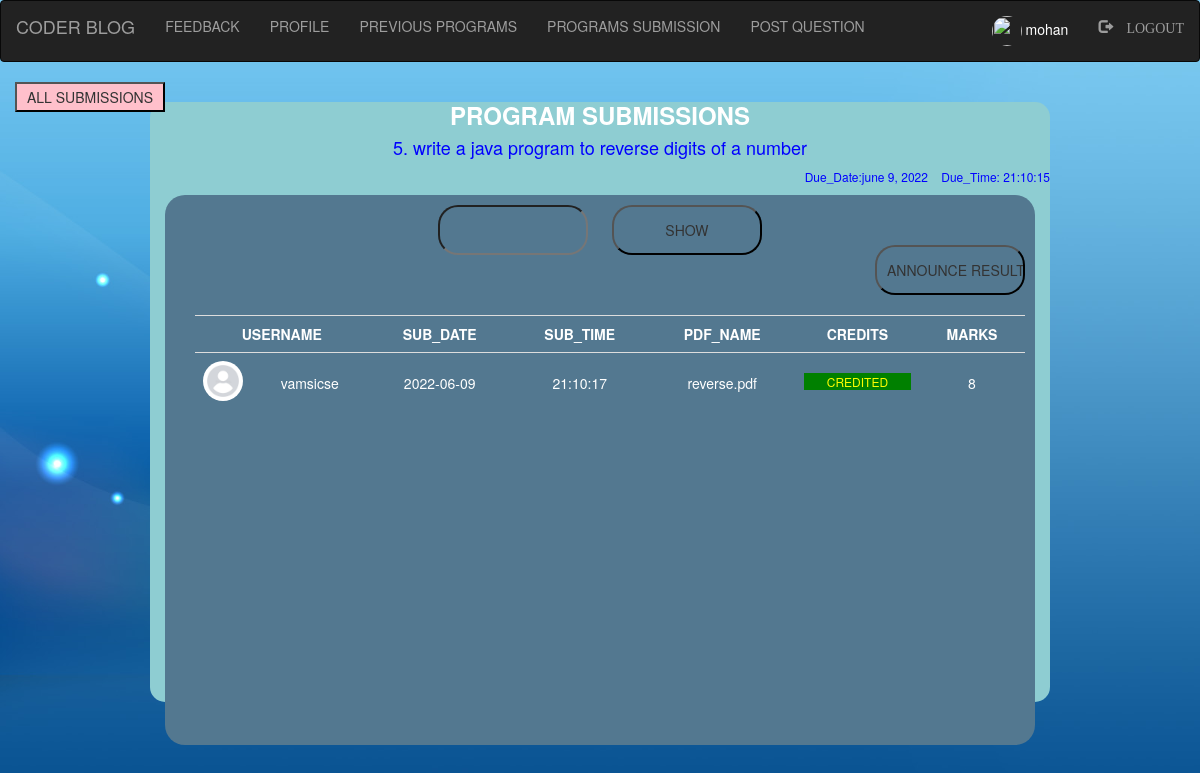
/admin/submitted_answers.php (signed in), run on the app's committed database.
### tables this page shows
CREATE TABLE `post_question` (
  `qno` int(11) NOT NULL,
  `start_date` varchar(15) NOT NULL,
  `start_time` varchar(15) NOT NULL,
  `due_date` varchar(30) NOT NULL,
  `due_time` varchar(15) NOT NULL,
  `question` text NOT NULL,
  `status` int(11) NOT NULL DEFAULT 1,
  `trend` int(11) NOT NULL DEFAULT 1
);

CREATE TABLE `submit_answer` (
  `qno` int(11) NOT NULL,
  `date` varchar(15) NOT NULL,
  `time` varchar(15) NOT NULL,
  `username` varchar(20) NOT NULL,
  `pdfname` varchar(50) NOT NULL,
  `visible` int(11) NOT NULL,
  `marks` float NOT NULL DEFAULT -1,
  `credit` varchar(100) NOT NULL
);

CREATE TABLE `student_login` (
  `first_name` varchar(40) NOT NULL,
  `last_name` varchar(40) NOT NULL,
  `username` varchar(40) NOT NULL,
  `password` varchar(30) NOT NULL,
  `email` varchar(30) NOT NULL,
  `contact` bigint(10) NOT NULL,
  `image` varchar(50) NOT NULL DEFAULT 'user.jpeg'
);

### admin/submitted_answers.php (the view, shortened to what this page needs)
<?php
 include "navbar.php";
 include "../connection.php";
 ?>
 <!DOCTYPE html>
 <!DOCTYPE html>
 <html>
 <head>
 </head>
 <body>
 	<?php
 		if(isset($_SESSION['login_user']) && $_SESSION['id']==1){
 		$question="";
 		$date="";
 		$time="";
 		$qno=0;
 		$sql="SELECT * FROM post_question WHERE trend=1;";
		$res=mysqli_query($db,$sql);
		if($res!=false){
			$row=mysqli_fetch_assoc($res);
			$question=$row['question'];
			$date=$row['due_date'];
			$time=$row['due_time'];
			$qno=$row['qno'];
		}
	?>
 		<div class="all">
				<form method="post">
						<input type="submit" name="submit7" value="ALL SUBMISSIONS">
				</form>
		</div>
 		<div class="left_box">
 			<h3><strong>PROGRAM SUBMISSIONS</strong></h3>
 			<h4>
	 			<?php
	 				echo $qno.". ".$question;
	 			?>
	 		</h4>
	 		<p>
	 			<?php
	 				echo "Due_Date:".$date;
	 				echo "&nbsp;&nbsp;&nbsp;&nbsp;Due_Time: ".$time;
	 			?>
	 		</p>
			<div class="left_box2">
					<div class="middle">
						<form method="post">
							<input type="text" name="username" id="uname" required="">
							<input type="submit" name="submit1" value="SHOW">
						</form>
					</div>
					<div class="score">
							<form method="post">
								<input type="submit" name="submit2" value="ANNOUNCE RESULTS">
							</form>
					</div>
				<div class="list">
						<?php
							$res1=mysqli_query($db,"SELECT submit_answer.qno,date,time,pdfname,visible,credit,marks,student_login.username,image from submit_answer inner join student_login on submit_answer.username=student_login.username where submit_answer.qno=$qno;");
							$c1=0;
							if($res1!=false){
								$c1=mysqli_num_rows($res1);
							}
							if($c1>0){
								echo "<table id='table' class='table'>";
								echo "<tr>";
								echo "<th colspan='2'>";echo "USERNAME";echo "</th>";
								echo "<th>";echo "SUB_DATE";echo "</th>";
								echo "<th>";echo "SUB_TIME";echo "</th>";
								echo "<th>";echo "PDF_NAME";echo "</th>";
								echo "<th>";echo "CREDITS";echo "</th>";
								echo "<th>";echo "MARKS";echo "</th>";
								echo "</tr>";
								while($row1=mysqli_fetch_assoc($res1)){
									echo "<tr>";
									echo "<td width=45>"; echo "<image class='img-circle profile_img' height=40 width=40 src='../images/".$row1['image']."'>";
									echo "</td>";
									echo "<td style='padding-top:20px;margin-left:-35px;'>"; echo $row1['username']; echo "</td>";
									echo "<td style='padding-top:20px;'>"; echo $row1['date'];echo "</td>";
									echo "<td style='padding-top:20px;'>"; echo $row1['time'];echo "</td>";
									echo "<td style='padding-top:20px;'>"; echo $row1['pdfname'];echo "</td>";
									echo "<td style='padding-top:20px;'>"; echo $row1['credit'];echo "</td>";
									echo "<td style='padding-top:20px;'>"; echo $row1['marks'];echo "</td>";
									echo "</tr>";
								}
								echo "</table>";
							}
							else{
								?>
									<h4>NO SUBMISSIONS FOUND</h4>
								<?php
							}
						?>
					</div>
			</div>
		</div>
						<?php
}
	?>
 </body>
 </html>

### style.css (style rules this page uses)
html, body, div, span, object, iframe, h1, h2, h3, h4, h5, h6, p, blockquote, pre, abbr, address, cite, code, del, dfn, em, img, ins, kbd, q, samp, small, strong, sub, sup, var, b, i, dl, dt, dd, ol, ul, li, fieldset, form, label, legend, table, caption, tbody, tfoot, thead, tr, th, td, article, aside, canvas, details, figcaption, figure, footer, header, hgroup, menu, nav, section, summary, time, mark, audio, video { margin:0; padding:0; border:0; outline:0; font-size:100%; vertical-align:baseline; background:transparent; }
body { line-height:1; }
table { border-collapse:collapse; border-spacing:0; }
input, select { vertical-align:middle; }
input { height:15px; width:230px; }

### admin/submitted_answers.php (style rules this page uses)
body { background-image: url("../images/b8.jpg"); background-repeat:no-repeat; background-size: cover; }
h3 { text-align: center; color:white; }
h4 { text-align: center; color:blue; }
p { text-align: right; font-size: 12px; color:blue; }
.left_box { height:600px; width:900px; background-color:#8ecdd2; margin:-30px auto; border-radius:15px; }
.left_box2 { height:550px; width:870px; background-color:#537890; float:right; margin-right:15px; border-radius:20px; }
.list { height:400px; width:850px; background-color:#537890; float:right; color:white; padding:10px; overflow-y:scroll; overflow-x:hidden; }
.left_box2 input { width:150px; height:50px; background-color:#537890; padding:10px; margin:10px; border-radius:20px; }
.middle { text-align: center; }
.score { float:right; margin-top: -30px; }
td,th { text-align: center; }
.all { margin-left:15px; }
.all input { background-color:pink;width:150px;height: 30px; }
table p { text-align: center; }

### data on the page
post_question: qno "5", question "write a java program to reverse digits of a number", due_date "june 9, 2022", due_time "21:10:15"
submit_answer: student_login.image (placeholder picture), student_login.username "vamsicse", date "2022-06-09", time "21:10:17", pdfname "reverse.pdf", credit "CREDITED", marks "8"

### other printed values
$_SESSION['login_user'] "mohan"
